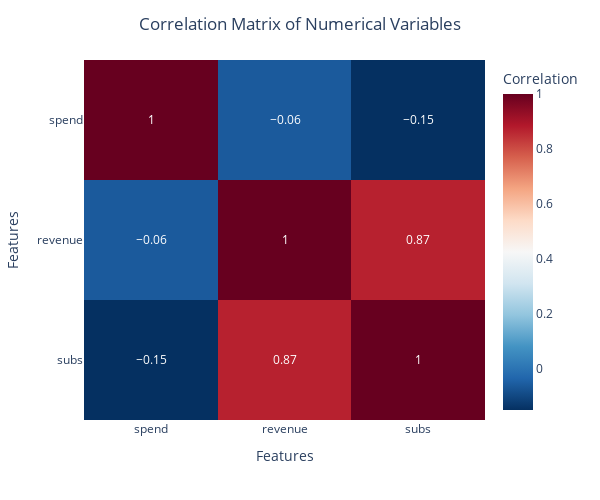

This figure's notebook cell:
### Markdown cell above
### Correlation Analysis

### Code cell
correlation_matrix = np.round(aggregated_df.corr(),2)
plot_corr(correlation_matrix)
print("As observed from the time series plots and confirmed by the correlation analysis,\nthe features revenue and subscriptions are highly correlated.")

### Figure 1 — Plotly figure (JSON) as saved in the notebook; plotly's stock layout.template omitted (floating-point values rounded to 4 significant figures)
{"data": [{"coloraxis": "coloraxis", "hovertemplate": "Feature: %{x}<br>Feature: %{y}<br>Correlation: %{z}<extra></extra>", "name": "0", "texttemplate": "%{z}", "type": "heatmap", "x": ["spend", "revenue", "subs"], "xaxis": "x", "y": ["spend", "revenue", "subs"], "yaxis": "y", "z": [[1, -0.06, -0.15], [-0.06, 1, 0.87], [-0.15, 0.87, 1]]}], "layout": {"coloraxis": {"colorbar": {"title": {"text": "Correlation"}}, "colorscale": [[0, "rgb(5,48,97)"], [0.1, "rgb(33,102,172)"], [0.2, "rgb(67,147,195)"], [0.3, "rgb(146,197,222)"], [0.4, "rgb(209,229,240)"], [0.5, "rgb(247,247,247)"], [0.6, "rgb(253,219,199)"], [0.7, "rgb(244,165,130)"], [0.8, "rgb(214,96,77)"], [0.9, "rgb(178,24,43)"], [1, "rgb(103,0,31)"]]}, "height": 500, "margin": {"t": 60}, "title": {"text": "Correlation Matrix of Numerical Variables", "x": 0.5}, "width": 600, "xaxis": {"anchor": "y", "domain": [0, 1], "title": {"text": "Features"}}, "yaxis": {"anchor": "x", "autorange": "reversed", "domain": [0, 1], "title": {"text": "Features"}}}}
